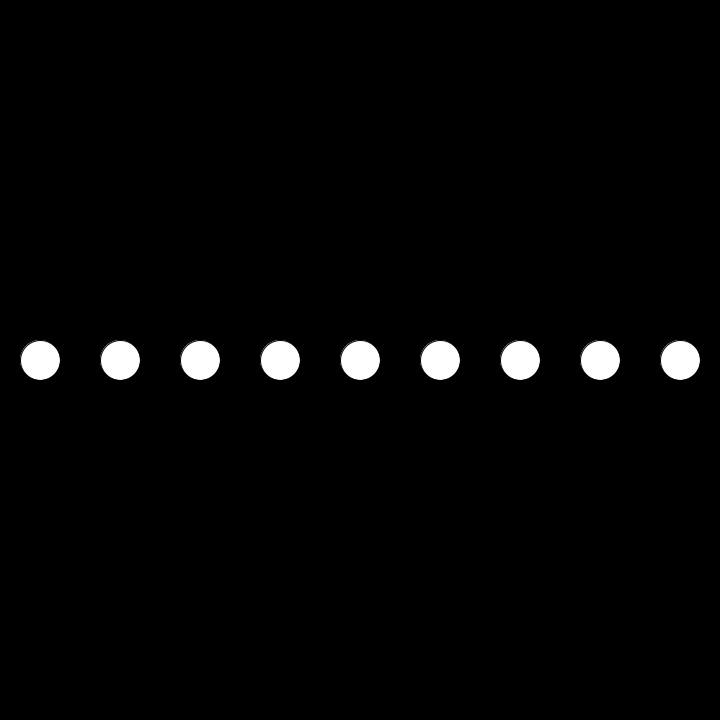
Frame 1 (no input)
Frame 60 (the mouse pressed at the canvas centre just before this capture): identical to frame 1, image omitted
Frame 120 (the mouse held since frame 60 and released just before this capture): identical to frame 1, image omitted

The Processing sketch that drew this single still picture (run headless with seeded random() and noise(); from frame 60 on, the mouse is pressed at the canvas centre):

// Processing sketch: SoundWaveSim
// ── SoundWaveSim.pde
/*
particle class
particles exert a force on each other, but only sideways as a function of their distance.
repulsive force
*/
Particle particle;
Particle[] particles;
int particle_number;
float spacing;

void setup(){
  size(720, 720);
  particle_number = 9;
  spacing = width/particle_number; 
  particles = new Particle[particle_number]; //make an array of 100 particles
  for(int i = 0; i < particle_number; i++){
    particle = new Particle(new PVector((i+0.5)*spacing, height/2), 100);
    particles[i] = particle;
  }
  
}

void draw(){
  background(0);
  for(int i = 0; i < particles.length; i++){
    particles[i].show();
  }
  
  
}

// ── particle.pde
class Particle{
  PVector loc, vel, acc;
  float mass, psize, repulse_factor;
  
  Particle(PVector loc_, float mass_){
    loc = loc_.copy();
    vel = new PVector(0, 0);
    acc = new PVector(0, 0);
    repulse_factor = 0.1;
    mass = mass_;
    psize = 40;
  }
  
  //work out distance from neighbours
  PVector calcForce(Particle neighbour){
    // calculate distance
    float d = loc.dist(neighbour.loc);
    
    //force in the direction of the neighbour
    PVector force = PVector.sub(neighbour.loc, loc);
    
    //scaled by the repulsive force and by distance
    force.mult(repulse_factor/d);
    return force;
  }
  
  //void applyForce(){
  //  acc.add(calcForce(
  //}
  
  void update(){
  
  }
  
  void show(){
    fill(255);
    ellipse(loc.x, loc.y, psize, psize); 
  }

}
